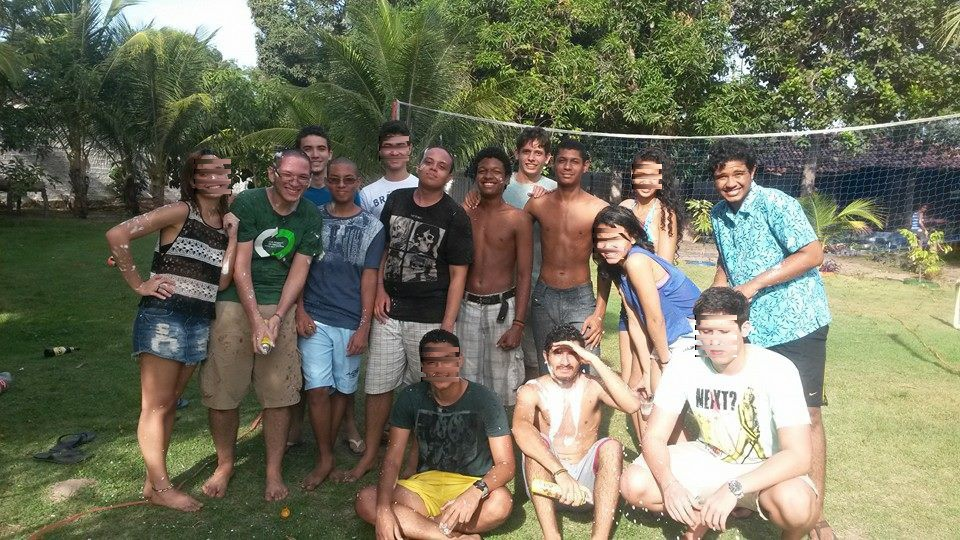
#> input picture imgs/big-DataMosh.jpg, 960 x 540 px
$ python -i vc_faceDetect.py   (imports and definitions only)
#> lines starting #> are read from the running program, lines starting #| are printed output that depends on the picture
import numpy as np
import cv2
import vc_pixelSort
import os


def detect(filename):
#> called with filename = 'imgs/big-DataMosh.jpg'
    face_cascade = cv2.CascadeClassifier('/home/cvm/anaconda3/share/OpenCV/haarcascades/haarcascade_frontalface_default.xml')
    img = cv2.imread(filename)
#> img is the input picture: shape (540, 960, 3); mean B, G, R 95.5, 116.3, 116.7
    imgb = cv2.imread(filename)


    name, extension = os.path.splitext(filename)
    newfilename = "{name}-DataMosh{ext}".format(name=name, ext=extension)


    gray = cv2.cvtColor(img, cv2.COLOR_BGR2GRAY)
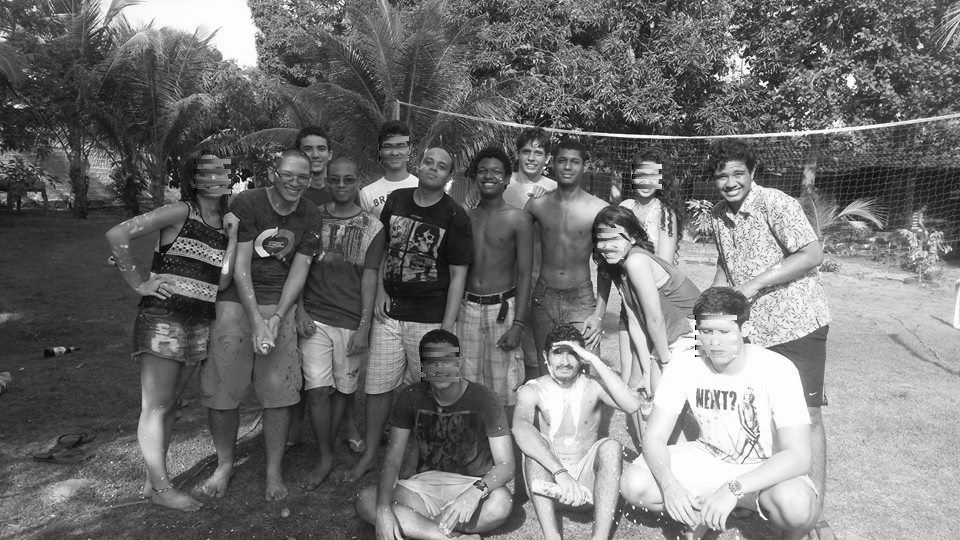
#> gray: shape (540, 960); min 0, max 255, mean 114
    faces = face_cascade.detectMultiScale(gray, 1.3, 5)
#> faces = ()
    for (x,y,w,h) in faces:
        cv2.rectangle(img,(x,y),(x+w,y+h),(255,0,0),2)
        pos=[x, y, w+x, y+h]
        cv2.imshow('img',img)
        cv2.waitKey(0)
        cv2.destroyAllWindows()

        img2 = np.zeros(((pos[2]-pos[0])+1,(pos[3]-pos[1])+1,3), dtype=np.uint8)
        iy = 0
        for i in range(pos[0],pos[2]):
            ix=0

            for j in range(pos[1],pos[3]):
                img2[ix, iy] = imgb[j,i]
                ix = ix+1
            iy=iy+1
        gray = cv2.cvtColor(img2, cv2.COLOR_BGR2GRAY)
        faces = face_cascade.detectMultiScale(gray, 1.1, 3)
        for (x,y,w,h) in faces:

            cv2.rectangle(img2,(x,y),(x+w,y+h),(255,0,0),2)
            array=[pos[0]+x, pos[1]+y, pos[0]+w+x, pos[1]+y+h]
        cv2.imshow('img2',img2)
        cv2.waitKey(0)
        cv2.destroyAllWindows()
        vc_pixelSort.sort(filename, newfilename,array)
        filename = newfilename

>>> result = detect('imgs/big-DataMosh.jpg')

$ run again, on imgs/big2-DataMosh.jpg
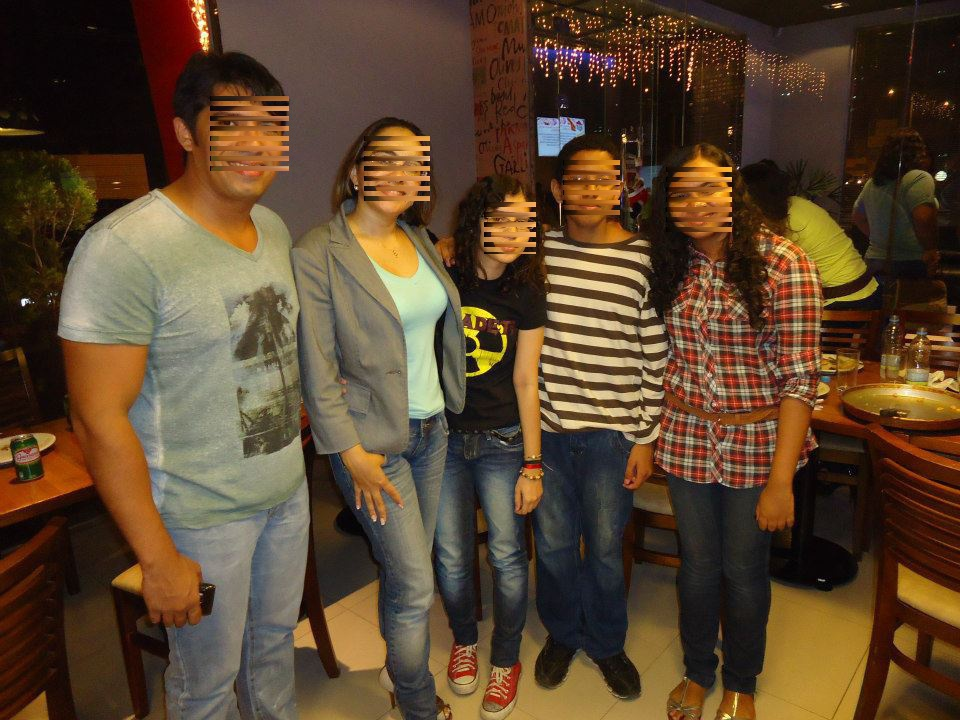
#> input picture imgs/big2-DataMosh.jpg, 960 x 720 px
#> in detect, img is the input picture: shape (720, 960, 3); mean B, G, R 46, 68.7, 91.1
#> in detect, `faces = face_cascade.detectMultiScale(gray, 1.3, 5)`: faces = [[559, 155, 66, 66], [358, 128, 86, 86], [662, 161, 76, 76]]
#> pos = [559, 155, 625, 221]
#> after the loop in detect, `for i in range(pos[0],pos[2]):`: iy = 66
#> in detect, `faces = face_cascade.detectMultiScale(gray, 1.1, 3)`: faces = [[4, 6, 57, 57]]
#> the loop in detect, `for (x,y,w,h) in faces: ` made 1 pass
#> array on pass 1: [563, 161, 620, 218]
#> after the loop in detect, `for (x,y,w,h) in faces:`:
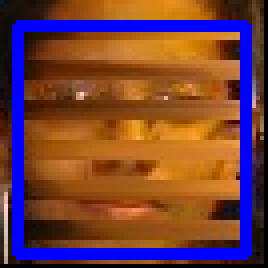
#> img2: shape (67, 67, 3) (shown 4 times larger); mean B, G, R 58.8, 65.1, 115.3
#> after the loop in sort, ``:
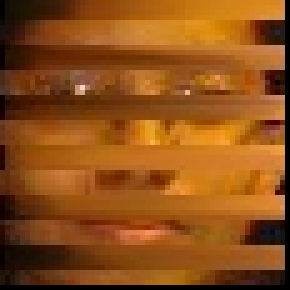
#> img2: shape (58, 58, 3) (shown 5 times larger); mean B, G, R 23, 79.3, 141.7
#> after the loop in sort, ``: iy = 57
#> result = None
